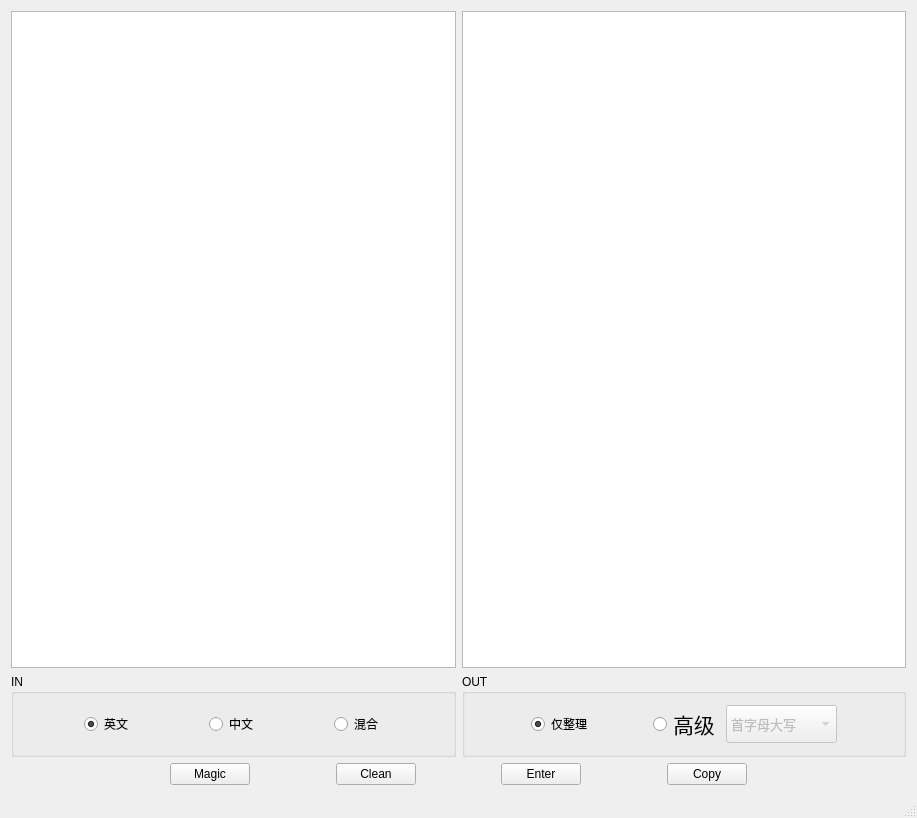
<?xml version="1.0" encoding="UTF-8"?>
<ui version="4.0">
 <class>MainWindow</class>
 <widget class="QMainWindow" name="MainWindow">
  <property name="geometry">
   <rect>
    <x>0</x>
    <y>0</y>
    <width>917</width>
    <height>818</height>
   </rect>
  </property>
  <property name="windowTitle">
   <string>CopyAssist V1.1</string>
  </property>
  <property name="styleSheet">
   <string notr="true"/>
  </property>
  <widget class="QWidget" name="centralWidget">
   <property name="sizePolicy">
    <sizepolicy hsizetype="Preferred" vsizetype="Preferred">
     <horstretch>0</horstretch>
     <verstretch>0</verstretch>
    </sizepolicy>
   </property>
   <property name="maximumSize">
    <size>
     <width>10000</width>
     <height>10000</height>
    </size>
   </property>
   <layout class="QVBoxLayout" name="verticalLayout" stretch="30,0,0">
    <item>
     <layout class="QHBoxLayout" name="horizontalLayout_2">
      <item>
       <widget class="QTextEdit" name="textEdit_in">
        <property name="styleSheet">
         <string notr="true">font: 12pt &quot;Adobe Arabic&quot;;</string>
        </property>
       </widget>
      </item>
      <item>
       <widget class="QTextEdit" name="textEdit_out">
        <property name="styleSheet">
         <string notr="true">font: 12pt &quot;Adobe Arabic&quot;;</string>
        </property>
       </widget>
      </item>
     </layout>
    </item>
    <item>
     <layout class="QHBoxLayout" name="horizontalLayout_6" stretch="1,1">
      <item>
       <widget class="QGroupBox" name="groupBox">
        <property name="styleSheet">
         <string notr="true">font: 75 11pt &quot;Adobe Arabic&quot;;
</string>
        </property>
        <property name="title">
         <string>IN</string>
        </property>
        <layout class="QHBoxLayout" name="horizontalLayout">
         <item>
          <spacer name="horizontalSpacer">
           <property name="orientation">
            <enum>Qt::Horizontal</enum>
           </property>
           <property name="sizeHint" stdset="0">
            <size>
             <width>40</width>
             <height>20</height>
            </size>
           </property>
          </spacer>
         </item>
         <item>
          <widget class="QRadioButton" name="radioButton_in_eng">
           <property name="sizePolicy">
            <sizepolicy hsizetype="MinimumExpanding" vsizetype="Preferred">
             <horstretch>0</horstretch>
             <verstretch>0</verstretch>
            </sizepolicy>
           </property>
           <property name="cursor">
            <cursorShape>PointingHandCursor</cursorShape>
           </property>
           <property name="styleSheet">
            <string notr="true">font: 75 16pt &quot;Adobe Arabic&quot;;</string>
           </property>
           <property name="text">
            <string>英文</string>
           </property>
           <property name="checked">
            <bool>true</bool>
           </property>
          </widget>
         </item>
         <item>
          <spacer name="horizontalSpacer_3">
           <property name="orientation">
            <enum>Qt::Horizontal</enum>
           </property>
           <property name="sizeHint" stdset="0">
            <size>
             <width>40</width>
             <height>20</height>
            </size>
           </property>
          </spacer>
         </item>
         <item>
          <widget class="QRadioButton" name="radioButton_in_chin">
           <property name="sizePolicy">
            <sizepolicy hsizetype="MinimumExpanding" vsizetype="Preferred">
             <horstretch>0</horstretch>
             <verstretch>0</verstretch>
            </sizepolicy>
           </property>
           <property name="cursor">
            <cursorShape>PointingHandCursor</cursorShape>
           </property>
           <property name="styleSheet">
            <string notr="true">font: 75 16pt &quot;Adobe Arabic&quot;;</string>
           </property>
           <property name="text">
            <string>中文</string>
           </property>
          </widget>
         </item>
         <item>
          <spacer name="horizontalSpacer_2">
           <property name="orientation">
            <enum>Qt::Horizontal</enum>
           </property>
           <property name="sizeHint" stdset="0">
            <size>
             <width>40</width>
             <height>20</height>
            </size>
           </property>
          </spacer>
         </item>
         <item>
          <widget class="QRadioButton" name="radioButton_in_chin_eng">
           <property name="cursor">
            <cursorShape>PointingHandCursor</cursorShape>
           </property>
           <property name="styleSheet">
            <string notr="true">font: 75 16pt &quot;Adobe Arabic&quot;;</string>
           </property>
           <property name="text">
            <string>混合</string>
           </property>
          </widget>
         </item>
         <item>
          <spacer name="horizontalSpacer_11">
           <property name="orientation">
            <enum>Qt::Horizontal</enum>
           </property>
           <property name="sizeHint" stdset="0">
            <size>
             <width>40</width>
             <height>20</height>
            </size>
           </property>
          </spacer>
         </item>
        </layout>
       </widget>
      </item>
      <item>
       <widget class="QGroupBox" name="groupBox_2">
        <property name="styleSheet">
         <string notr="true">font: 75 11pt &quot;Adobe Arabic&quot;;</string>
        </property>
        <property name="title">
         <string>OUT</string>
        </property>
        <layout class="QHBoxLayout" name="horizontalLayout_4" stretch="1,1,1,1,2,1">
         <item>
          <spacer name="horizontalSpacer_4">
           <property name="orientation">
            <enum>Qt::Horizontal</enum>
           </property>
           <property name="sizeHint" stdset="0">
            <size>
             <width>40</width>
             <height>20</height>
            </size>
           </property>
          </spacer>
         </item>
         <item>
          <widget class="QRadioButton" name="radioButton_zl">
           <property name="sizePolicy">
            <sizepolicy hsizetype="MinimumExpanding" vsizetype="Preferred">
             <horstretch>0</horstretch>
             <verstretch>0</verstretch>
            </sizepolicy>
           </property>
           <property name="cursor">
            <cursorShape>PointingHandCursor</cursorShape>
           </property>
           <property name="styleSheet">
            <string notr="true">font: 75 16pt &quot;Adobe Arabic&quot;;</string>
           </property>
           <property name="text">
            <string>仅整理</string>
           </property>
           <property name="checked">
            <bool>true</bool>
           </property>
          </widget>
         </item>
         <item>
          <spacer name="horizontalSpacer_8">
           <property name="orientation">
            <enum>Qt::Horizontal</enum>
           </property>
           <property name="sizeHint" stdset="0">
            <size>
             <width>40</width>
             <height>20</height>
            </size>
           </property>
          </spacer>
         </item>
         <item>
          <widget class="QRadioButton" name="radioButton_transla">
           <property name="enabled">
            <bool>true</bool>
           </property>
           <property name="sizePolicy">
            <sizepolicy hsizetype="MinimumExpanding" vsizetype="Preferred">
             <horstretch>0</horstretch>
             <verstretch>0</verstretch>
            </sizepolicy>
           </property>
           <property name="font">
            <font>
             <family>Adobe Arabic</family>
             <pointsize>16</pointsize>
             <italic>false</italic>
             <bold>false</bold>
            </font>
           </property>
           <property name="cursor">
            <cursorShape>PointingHandCursor</cursorShape>
           </property>
           <property name="styleSheet">
            <string notr="true">font: 75 16pt &quot;Adobe Arabic&quot;;</string>
           </property>
           <property name="text">
            <string>高级</string>
           </property>
          </widget>
         </item>
         <item>
          <widget class="QComboBox" name="comboBox_trans_type">
           <property name="enabled">
            <bool>false</bool>
           </property>
           <property name="sizePolicy">
            <sizepolicy hsizetype="MinimumExpanding" vsizetype="Preferred">
             <horstretch>0</horstretch>
             <verstretch>0</verstretch>
            </sizepolicy>
           </property>
           <property name="font">
            <font>
             <family>等线</family>
             <pointsize>10</pointsize>
             <italic>false</italic>
             <bold>false</bold>
            </font>
           </property>
           <property name="styleSheet">
            <string notr="true">font: 10pt &quot;等线&quot;;</string>
           </property>
           <item>
            <property name="text">
             <string>首字母大写</string>
            </property>
           </item>
           <item>
            <property name="text">
             <string>大写转小写</string>
            </property>
           </item>
           <item>
            <property name="text">
             <string>小写转大写</string>
            </property>
           </item>
           <item>
            <property name="text">
             <string>全角转半角</string>
            </property>
           </item>
           <item>
            <property name="text">
             <string>半角转全角</string>
            </property>
           </item>
           <item>
            <property name="text">
             <string>打赏作者</string>
            </property>
           </item>
          </widget>
         </item>
         <item>
          <spacer name="horizontalSpacer_5">
           <property name="orientation">
            <enum>Qt::Horizontal</enum>
           </property>
           <property name="sizeHint" stdset="0">
            <size>
             <width>40</width>
             <height>20</height>
            </size>
           </property>
          </spacer>
         </item>
        </layout>
       </widget>
      </item>
     </layout>
    </item>
    <item>
     <layout class="QHBoxLayout" name="horizontalLayout_3" stretch="0,0,0,0,0,0,0,0,0,0,0">
      <item>
       <spacer name="horizontalSpacer_6">
        <property name="orientation">
         <enum>Qt::Horizontal</enum>
        </property>
        <property name="sizeHint" stdset="0">
         <size>
          <width>40</width>
          <height>20</height>
         </size>
        </property>
       </spacer>
      </item>
      <item>
       <spacer name="horizontalSpacer_12">
        <property name="orientation">
         <enum>Qt::Horizontal</enum>
        </property>
        <property name="sizeHint" stdset="0">
         <size>
          <width>40</width>
          <height>20</height>
         </size>
        </property>
       </spacer>
      </item>
      <item>
       <widget class="QPushButton" name="pushButton_magic">
        <property name="sizePolicy">
         <sizepolicy hsizetype="MinimumExpanding" vsizetype="Preferred">
          <horstretch>0</horstretch>
          <verstretch>0</verstretch>
         </sizepolicy>
        </property>
        <property name="cursor">
         <cursorShape>PointingHandCursor</cursorShape>
        </property>
        <property name="styleSheet">
         <string notr="true">font: 20pt &quot;宋体&quot;;</string>
        </property>
        <property name="text">
         <string>  Magic  </string>
        </property>
       </widget>
      </item>
      <item>
       <spacer name="horizontalSpacer_9">
        <property name="orientation">
         <enum>Qt::Horizontal</enum>
        </property>
        <property name="sizeHint" stdset="0">
         <size>
          <width>40</width>
          <height>20</height>
         </size>
        </property>
       </spacer>
      </item>
      <item>
       <widget class="QPushButton" name="pushButton_clear">
        <property name="sizePolicy">
         <sizepolicy hsizetype="MinimumExpanding" vsizetype="Preferred">
          <horstretch>0</horstretch>
          <verstretch>0</verstretch>
         </sizepolicy>
        </property>
        <property name="cursor">
         <cursorShape>PointingHandCursor</cursorShape>
        </property>
        <property name="styleSheet">
         <string notr="true">font: 22pt &quot;Segoe UI&quot;;</string>
        </property>
        <property name="text">
         <string>Clean</string>
        </property>
       </widget>
      </item>
      <item>
       <spacer name="horizontalSpacer_10">
        <property name="orientation">
         <enum>Qt::Horizontal</enum>
        </property>
        <property name="sizeHint" stdset="0">
         <size>
          <width>40</width>
          <height>20</height>
         </size>
        </property>
       </spacer>
      </item>
      <item>
       <widget class="QPushButton" name="pushButton_ok">
        <property name="sizePolicy">
         <sizepolicy hsizetype="MinimumExpanding" vsizetype="Preferred">
          <horstretch>0</horstretch>
          <verstretch>0</verstretch>
         </sizepolicy>
        </property>
        <property name="cursor">
         <cursorShape>PointingHandCursor</cursorShape>
        </property>
        <property name="styleSheet">
         <string notr="true">font: 22pt &quot;Segoe UI&quot;;
</string>
        </property>
        <property name="text">
         <string>Enter</string>
        </property>
       </widget>
      </item>
      <item>
       <spacer name="horizontalSpacer_14">
        <property name="orientation">
         <enum>Qt::Horizontal</enum>
        </property>
        <property name="sizeHint" stdset="0">
         <size>
          <width>40</width>
          <height>20</height>
         </size>
        </property>
       </spacer>
      </item>
      <item>
       <widget class="QPushButton" name="pushButton_copy">
        <property name="sizePolicy">
         <sizepolicy hsizetype="MinimumExpanding" vsizetype="Preferred">
          <horstretch>0</horstretch>
          <verstretch>0</verstretch>
         </sizepolicy>
        </property>
        <property name="cursor">
         <cursorShape>PointingHandCursor</cursorShape>
        </property>
        <property name="styleSheet">
         <string notr="true">font: 22pt &quot;Segoe UI&quot;;</string>
        </property>
        <property name="text">
         <string>Copy</string>
        </property>
       </widget>
      </item>
      <item>
       <spacer name="horizontalSpacer_7">
        <property name="orientation">
         <enum>Qt::Horizontal</enum>
        </property>
        <property name="sizeHint" stdset="0">
         <size>
          <width>40</width>
          <height>20</height>
         </size>
        </property>
       </spacer>
      </item>
      <item>
       <spacer name="horizontalSpacer_13">
        <property name="orientation">
         <enum>Qt::Horizontal</enum>
        </property>
        <property name="sizeHint" stdset="0">
         <size>
          <width>40</width>
          <height>20</height>
         </size>
        </property>
       </spacer>
      </item>
     </layout>
    </item>
   </layout>
  </widget>
  <widget class="QStatusBar" name="statusBar"/>
 </widget>
 <layoutdefault spacing="6" margin="11"/>
 <resources/>
 <connections/>
</ui>
